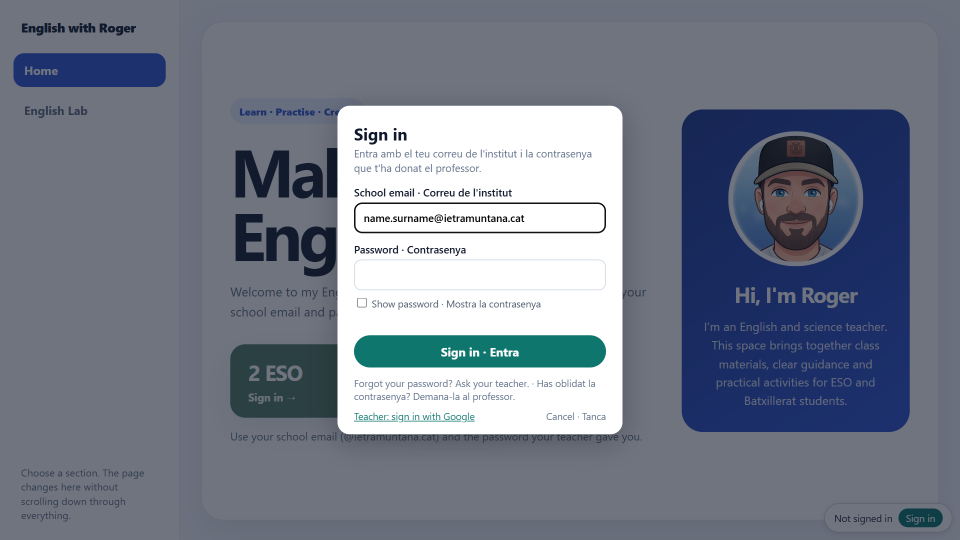
#> input picture tools/site-video/captures/01-signin-window-filled.png, 1920 x 1080 px, found by its file name (shown at 1/2 size)
$ python -i build.py   (imports and definitions only)
#> lines starting #> are read from the running program, lines starting #| are printed output that depends on the picture
#!/usr/bin/env python3
"""Builds the "How English Lab works" video from the site screenshots (captures/), the voice-over (voice/<id>.mp3,
ElevenLabs, made by voice.mjs) and script.json (the English and Catalan text of each line) + shots.json (what each line shows).
No subtitles: one video in English and one in Catalan (Roger, 31 Oct 2026), so the screen fills the frame.

Usage: python3 tools/site-video/build.py OUT.mp4 [--set teacher] [--lang ca] [--voice DIR] [--stills DIR]
  --set teacher: the teacher video (script-teacher.json, shots-teacher.json, voice-teacher; dashboard screens from teacher-demo.mjs)
  --lang ca: the Catalan version (Catalan text and cards; a shot's "on_ca" word, else the same place in the line as its "on")
  --voice: folder of the mp3s next to this file (default voice for English, voice-ca for Catalan)
  --stills: one picture per shot, to check the framing
A line without its mp3 gets silence for an estimated time, so the video can be previewed before any audio is paid for.
Needs ffmpeg, Pillow, numpy and the Inter font. 1280x720, 30 fps, light blue cards like the shadowing videos.
"""
import json, math, os, re, subprocess, sys, tempfile
import numpy as np
from PIL import Image, ImageDraw, ImageFilter, ImageFont

HERE = os.path.dirname(os.path.abspath(__file__))
CAP = os.path.join(HERE, 'captures')
def arg(name, default=None):
    return sys.argv[sys.argv.index(name) + 1] if name in sys.argv else default
LANG = arg('--lang', 'en')
SET = arg('--set', 'students')
TEACH = SET == 'teacher'
VOICE = os.path.join(HERE, arg('--voice', 'voice-teacher' if TEACH else 'voice' if LANG == 'en' else 'voice-ca'))
W, H, FPS = 1280, 720, 30
T = {'accent': '#30578c', 'ink': '#181e2f', 'title': '#253b66', 'muted': '#626f82', 'bg1': '#eef3fd', 'bg2': '#f6f8fd', 'soft': '#e3ebf8'}
HL = (245, 158, 11)                     # highlight frame colour (amber)
FONTS = '/usr/share/fonts/opentype/inter/'
def font(w, s): return ImageFont.truetype(FONTS + {'r': 'Inter-Regular', 'm': 'Inter-Medium', 's': 'Inter-SemiBold', 'b': 'Inter-Bold', 'x': 'Inter-ExtraBold'}[w] + '.otf', s)
def rgb(h): return tuple(int(h[i:i + 2], 16) for i in (1, 3, 5))

# [2 lines not run here, left out]
GAP, CARD, TITLE, END = 0.55, 1.7, 3.2, 1.2
SCENE_CA = {'Sign in': 'Entrar', 'Your board': 'El teu tauler', 'Your route': 'La teva ruta', 'Your week': 'La teva setmana',
            'Learning paths': 'Els learning paths', 'The menu': 'El menú', 'A Learning Situation': 'Una Learning Situation',
            'A learning path': 'Un learning path', 'Checkpoints': 'Checkpoints i activitats tancades', 'Problems': 'Si alguna cosa falla',
            'English Lab': 'Pràctica extra'}

# ---------- backgrounds and cards ----------
def gradient():
    y, x = np.mgrid[0:H, 0:W].astype(np.float32)
    t = np.clip((x / W + y / H) / 2, 0, 1)[..., None]
    a, b, s = np.array(rgb(T['bg1']), np.float32), np.array(rgb(T['bg2']), np.float32), np.array(rgb(T['soft']), np.float32)
    img = a * (1 - t) + b * t
    r = np.sqrt((x - W * .88) ** 2 + (y - H * .12) ** 2)[..., None]
    k = np.clip(1 - r / (W * .32), 0, 1) * .9
    img = img * (1 - k) + s * k
    return Image.fromarray(img.astype(np.uint8))
BG = gradient()
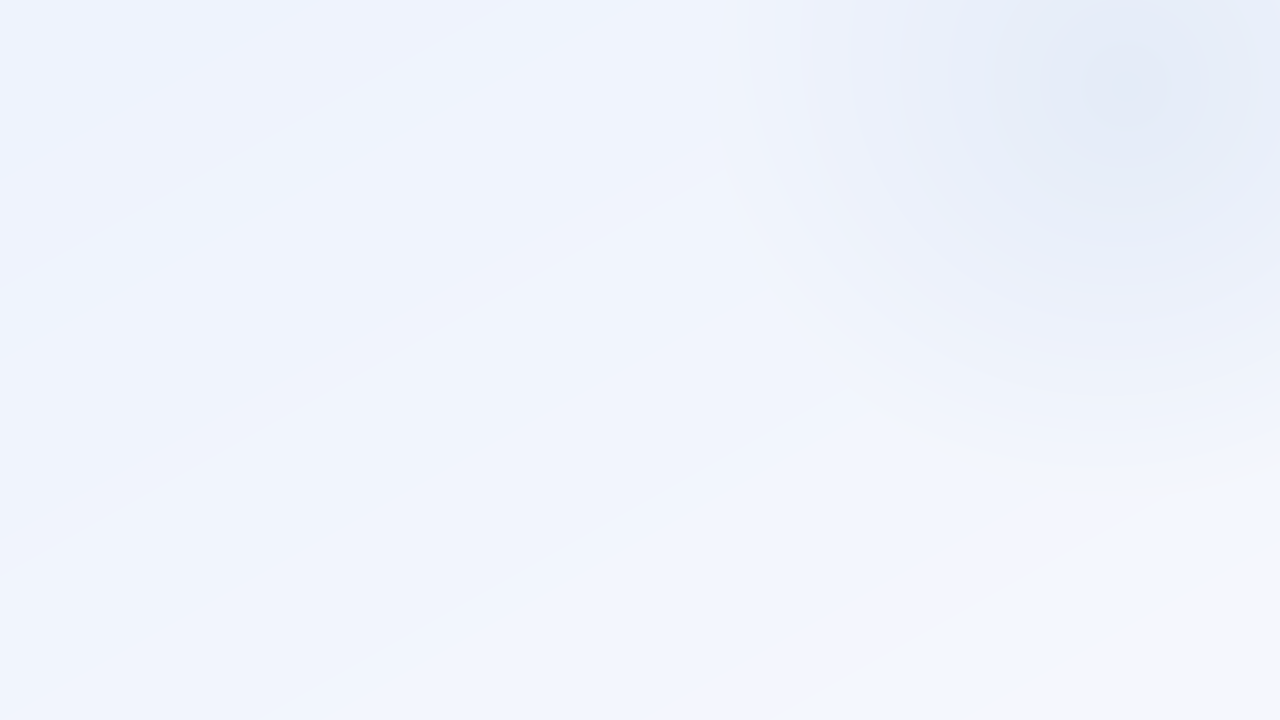
#> BG: PIL image 1280x720 RGB; mean R, G, B 240, 244, 252.4

def centered(d, y, text, f, fill):
    w = d.textlength(text, font=f)
    d.text(((W - w) / 2, y), text, font=f, fill=fill)

# [42 lines left out: functions brand, card, phone, not called in this run]

_img = {}
def source(name):
    if name not in _img:
        if name.startswith('phone:'): _img[name] = phone(name[6:])
        elif name.startswith('card:'): _img[name] = card(**json.loads(name[5:])).resize((1920, 1080), Image.LANCZOS)
        else: _img[name] = Image.open(os.path.join(CAP, name)).convert('RGB')
    return _img[name]

# ---------- camera ----------
# [11 lines left out: function fit, not called in this run]

def ease(t): t = min(max(t, 0), 1); return t * t * (3 - 2 * t)
def lerp(a, b, t): return tuple(p + (q - p) * t for p, q in zip(a, b))

# The screen sits in a 16:9 panel that fills the frame (no subtitles).
PX, PY, PW, PH = 40, 18, 1200, 675
def _panel_bg():
    im = BG.copy(); sh = Image.new('RGBA', (W, H), (0, 0, 0, 0))
#> after `sh = Image.new('RGBA', (W, H), (0, 0, 0, 0))`: sh: PIL image 1280x720 RGBA; every value is 0
    ImageDraw.Draw(sh).rounded_rectangle((PX - 2, PY + 6, PX + PW + 2, PY + PH + 10), 18, fill=(30, 50, 90, 70))
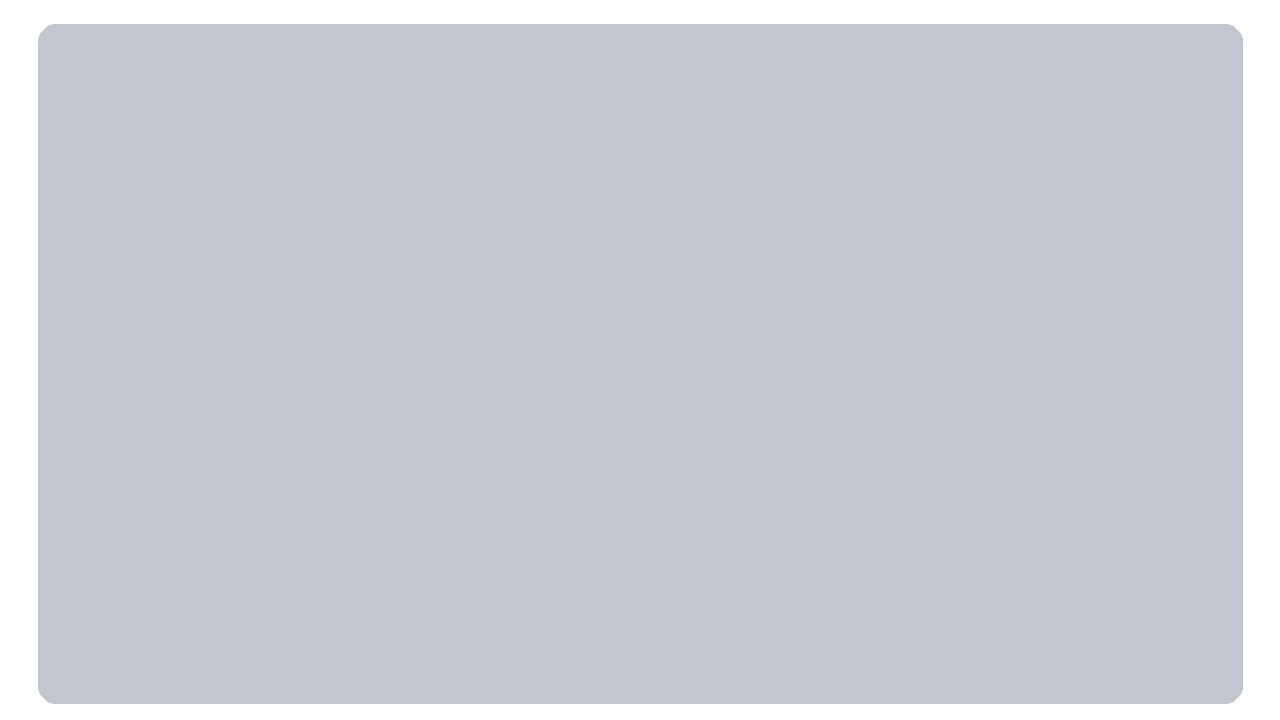
#> sh: PIL image 1280x720 RGBA; mean R, G, B, A 26.7, 44.4, 80, 62.2; transparent parts drawn white
    sh = sh.filter(ImageFilter.GaussianBlur(12)); im.paste(sh, (0, 0), sh)
#> after `sh = sh.filter(ImageFilter.GaussianBlur(12))`:
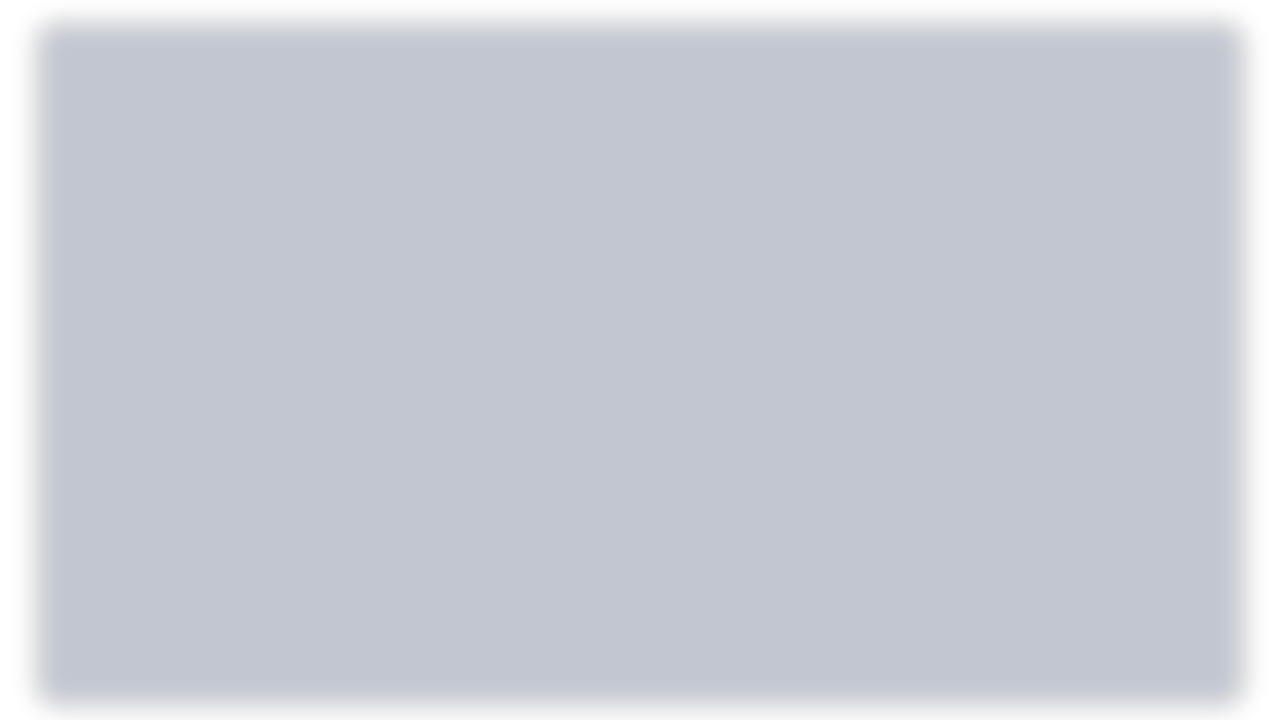
#> sh: PIL image 1280x720 RGBA; mean R, G, B, A 26.6, 44.4, 79.9, 62.2; transparent parts drawn white
#> `PMASK = Image.new('L', (PW, PH), 0); ImageDraw.Draw(PMASK).rounded_rec..`: PMASK: PIL image 1200x675 L; every value is 0
    return im
PBG = _panel_bg()
# [1 line not run here, left out]

# [19 lines left out: functions frame, silences, not called in this run]

class Clock:
    """Time of any character of the spoken line: sentences pinned to the pauses found in the audio, linear inside a sentence."""
    # [29 lines left out: functions __init__, at, word, not called in this run]
    def sentence(self, k, f=0.0):
        k = min(k, len(self.t) - 1); s, e = self.t[k]; return s + (e - s) * f

# ---------- timeline ----------
def dur(path):
    return float(subprocess.check_output(['ffprobe', '-v', 'error', '-show_entries', 'format=duration', '-of', 'csv=p=0', path]).decode().strip())

segs, t, last_scene = [], 0.0, None      # (start, length, kind, data)
CA = LANG == 'ca'
# [3 lines not run here, left out]
scenes = []
# [13 lines not run here, left out]
TOTAL = t + END

def line_shots(l):
    sh = shots[l['id']]; sh = sh if isinstance(sh, list) else [sh]
    return [dict(x, img=x['img_ca']) if CA and x.get('img_ca') else x for x in sh]

# [70 lines left out: functions render_line, main, not called in this run]

# [1 line not run here, left out]

>>> result = source('captures/01-signin-window-filled.png')
#> in source, returned value is the input picture: PIL image 1920x1080 RGB; mean R, G, B 117, 124.6, 139
